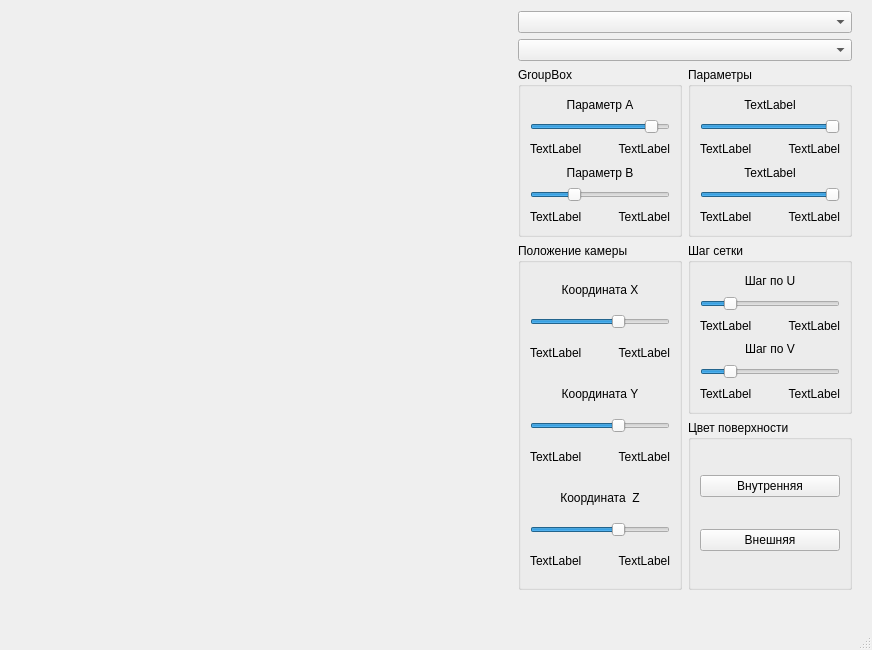
<?xml version="1.0" encoding="UTF-8"?>
<ui version="4.0">
 <class>MainWindow</class>
 <widget class="QMainWindow" name="MainWindow">
  <property name="geometry">
   <rect>
    <x>0</x>
    <y>0</y>
    <width>872</width>
    <height>650</height>
   </rect>
  </property>
  <property name="windowTitle">
   <string>MainWindow</string>
  </property>
  <widget class="QWidget" name="centralwidget">
   <widget class="QWidget" name="">
    <property name="geometry">
     <rect>
      <x>12</x>
      <y>11</y>
      <width>840</width>
      <height>579</height>
     </rect>
    </property>
    <layout class="QGridLayout" name="gridLayout_3">
     <item row="0" column="0">
      <layout class="QHBoxLayout" name="horizontalLayout">
       <item>
        <widget class="QWidget" name="widget_draw" native="true">
         <property name="sizePolicy">
          <sizepolicy hsizetype="Expanding" vsizetype="Expanding">
           <horstretch>0</horstretch>
           <verstretch>0</verstretch>
          </sizepolicy>
         </property>
         <property name="minimumSize">
          <size>
           <width>500</width>
           <height>500</height>
          </size>
         </property>
         <property name="styleSheet">
          <string notr="true">border-color: rgb(0, 0, 0);</string>
         </property>
        </widget>
       </item>
      </layout>
     </item>
     <item row="0" column="1">
      <layout class="QGridLayout" name="gridLayout_2">
       <item row="0" column="0">
        <layout class="QVBoxLayout" name="verticalLayout_6">
         <item>
          <widget class="QComboBox" name="comboBox_shape"/>
         </item>
         <item>
          <widget class="QComboBox" name="comboBox_mode"/>
         </item>
        </layout>
       </item>
       <item row="1" column="0">
        <layout class="QGridLayout" name="gridLayout">
         <item row="2" column="1">
          <widget class="QGroupBox" name="groupBox_5">
           <property name="title">
            <string>Цвет поверхности</string>
           </property>
           <layout class="QVBoxLayout" name="verticalLayout">
            <item>
             <widget class="QPushButton" name="pushButton_inner">
              <property name="text">
               <string>Внутренняя</string>
              </property>
             </widget>
            </item>
            <item>
             <widget class="QPushButton" name="pushButton_front">
              <property name="text">
               <string>Внешняя</string>
              </property>
             </widget>
            </item>
           </layout>
          </widget>
         </item>
         <item row="1" column="0" rowspan="2">
          <widget class="QGroupBox" name="groupBox">
           <property name="title">
            <string>Положение камеры</string>
           </property>
           <layout class="QVBoxLayout" name="verticalLayout_4">
            <item>
             <widget class="QLabel" name="label">
              <property name="text">
               <string>Координата X</string>
              </property>
              <property name="alignment">
               <set>Qt::AlignCenter</set>
              </property>
             </widget>
            </item>
            <item>
             <widget class="QSlider" name="slider_observer_x">
              <property name="minimum">
               <number>-200</number>
              </property>
              <property name="maximum">
               <number>200</number>
              </property>
              <property name="value">
               <number>60</number>
              </property>
              <property name="orientation">
               <enum>Qt::Horizontal</enum>
              </property>
              <property name="tickPosition">
               <enum>QSlider::NoTicks</enum>
              </property>
             </widget>
            </item>
            <item>
             <layout class="QHBoxLayout" name="horizontalLayout_6">
              <item>
               <widget class="QLabel" name="label_x_min">
                <property name="text">
                 <string>TextLabel</string>
                </property>
               </widget>
              </item>
              <item>
               <widget class="QLabel" name="label_x_max">
                <property name="text">
                 <string>TextLabel</string>
                </property>
                <property name="alignment">
                 <set>Qt::AlignRight|Qt::AlignTrailing|Qt::AlignVCenter</set>
                </property>
               </widget>
              </item>
             </layout>
            </item>
            <item>
             <widget class="QLabel" name="label_2">
              <property name="text">
               <string>Координата Y</string>
              </property>
              <property name="alignment">
               <set>Qt::AlignCenter</set>
              </property>
             </widget>
            </item>
            <item>
             <widget class="QSlider" name="slider_observer_y">
              <property name="minimum">
               <number>-200</number>
              </property>
              <property name="maximum">
               <number>200</number>
              </property>
              <property name="value">
               <number>60</number>
              </property>
              <property name="orientation">
               <enum>Qt::Horizontal</enum>
              </property>
              <property name="tickPosition">
               <enum>QSlider::NoTicks</enum>
              </property>
             </widget>
            </item>
            <item>
             <layout class="QHBoxLayout" name="horizontalLayout_7">
              <item>
               <widget class="QLabel" name="label_y_min">
                <property name="text">
                 <string>TextLabel</string>
                </property>
               </widget>
              </item>
              <item>
               <widget class="QLabel" name="label_y_max">
                <property name="text">
                 <string>TextLabel</string>
                </property>
                <property name="alignment">
                 <set>Qt::AlignRight|Qt::AlignTrailing|Qt::AlignVCenter</set>
                </property>
               </widget>
              </item>
             </layout>
            </item>
            <item>
             <widget class="QLabel" name="label_3">
              <property name="text">
               <string>Координата  Z</string>
              </property>
              <property name="alignment">
               <set>Qt::AlignCenter</set>
              </property>
             </widget>
            </item>
            <item>
             <widget class="QSlider" name="slider_observer_z">
              <property name="minimum">
               <number>-200</number>
              </property>
              <property name="maximum">
               <number>200</number>
              </property>
              <property name="value">
               <number>60</number>
              </property>
              <property name="orientation">
               <enum>Qt::Horizontal</enum>
              </property>
              <property name="tickPosition">
               <enum>QSlider::NoTicks</enum>
              </property>
             </widget>
            </item>
            <item>
             <layout class="QHBoxLayout" name="horizontalLayout_8">
              <item>
               <widget class="QLabel" name="label_z_min">
                <property name="text">
                 <string>TextLabel</string>
                </property>
               </widget>
              </item>
              <item>
               <widget class="QLabel" name="label_z_max">
                <property name="text">
                 <string>TextLabel</string>
                </property>
                <property name="alignment">
                 <set>Qt::AlignRight|Qt::AlignTrailing|Qt::AlignVCenter</set>
                </property>
               </widget>
              </item>
             </layout>
            </item>
           </layout>
          </widget>
         </item>
         <item row="0" column="0">
          <widget class="QGroupBox" name="groupBox_4">
           <property name="title">
            <string>GroupBox</string>
           </property>
           <layout class="QVBoxLayout" name="verticalLayout_5">
            <item>
             <widget class="QLabel" name="label_8">
              <property name="text">
               <string>Параметр А</string>
              </property>
              <property name="alignment">
               <set>Qt::AlignCenter</set>
              </property>
             </widget>
            </item>
            <item>
             <widget class="QSlider" name="slider_a_param">
              <property name="minimum">
               <number>1</number>
              </property>
              <property name="value">
               <number>90</number>
              </property>
              <property name="orientation">
               <enum>Qt::Horizontal</enum>
              </property>
              <property name="tickPosition">
               <enum>QSlider::NoTicks</enum>
              </property>
             </widget>
            </item>
            <item>
             <layout class="QHBoxLayout" name="horizontalLayout_2">
              <item>
               <widget class="QLabel" name="label_a_min">
                <property name="text">
                 <string>TextLabel</string>
                </property>
               </widget>
              </item>
              <item>
               <widget class="QLabel" name="label_a_max">
                <property name="text">
                 <string>TextLabel</string>
                </property>
                <property name="alignment">
                 <set>Qt::AlignRight|Qt::AlignTrailing|Qt::AlignVCenter</set>
                </property>
               </widget>
              </item>
             </layout>
            </item>
            <item>
             <widget class="QLabel" name="label_9">
              <property name="text">
               <string>Параметр B</string>
              </property>
              <property name="alignment">
               <set>Qt::AlignCenter</set>
              </property>
             </widget>
            </item>
            <item>
             <widget class="QSlider" name="slider_b_param">
              <property name="minimum">
               <number>1</number>
              </property>
              <property name="value">
               <number>30</number>
              </property>
              <property name="orientation">
               <enum>Qt::Horizontal</enum>
              </property>
              <property name="tickPosition">
               <enum>QSlider::NoTicks</enum>
              </property>
             </widget>
            </item>
            <item>
             <layout class="QHBoxLayout" name="horizontalLayout_3">
              <item>
               <widget class="QLabel" name="label_b_min">
                <property name="text">
                 <string>TextLabel</string>
                </property>
               </widget>
              </item>
              <item>
               <widget class="QLabel" name="label_12">
                <property name="text">
                 <string>TextLabel</string>
                </property>
                <property name="alignment">
                 <set>Qt::AlignRight|Qt::AlignTrailing|Qt::AlignVCenter</set>
                </property>
               </widget>
              </item>
             </layout>
            </item>
           </layout>
          </widget>
         </item>
         <item row="1" column="1">
          <widget class="QGroupBox" name="groupBox_2">
           <property name="title">
            <string>Шаг сетки</string>
           </property>
           <layout class="QVBoxLayout" name="verticalLayout_3">
            <item>
             <widget class="QLabel" name="label_4">
              <property name="text">
               <string>Шаг по U</string>
              </property>
              <property name="alignment">
               <set>Qt::AlignCenter</set>
              </property>
             </widget>
            </item>
            <item>
             <widget class="QSlider" name="slider_u_step">
              <property name="minimum">
               <number>2</number>
              </property>
              <property name="maximum">
               <number>100</number>
              </property>
              <property name="value">
               <number>20</number>
              </property>
              <property name="orientation">
               <enum>Qt::Horizontal</enum>
              </property>
              <property name="tickPosition">
               <enum>QSlider::NoTicks</enum>
              </property>
             </widget>
            </item>
            <item>
             <layout class="QHBoxLayout" name="horizontalLayout_4">
              <item>
               <widget class="QLabel" name="label_u_step_min">
                <property name="text">
                 <string>TextLabel</string>
                </property>
               </widget>
              </item>
              <item>
               <widget class="QLabel" name="label_u_step_max">
                <property name="text">
                 <string>TextLabel</string>
                </property>
                <property name="alignment">
                 <set>Qt::AlignRight|Qt::AlignTrailing|Qt::AlignVCenter</set>
                </property>
               </widget>
              </item>
             </layout>
            </item>
            <item>
             <widget class="QLabel" name="label_5">
              <property name="text">
               <string>Шаг по V</string>
              </property>
              <property name="alignment">
               <set>Qt::AlignCenter</set>
              </property>
             </widget>
            </item>
            <item>
             <widget class="QSlider" name="slider_v_step">
              <property name="minimum">
               <number>2</number>
              </property>
              <property name="maximum">
               <number>100</number>
              </property>
              <property name="value">
               <number>20</number>
              </property>
              <property name="orientation">
               <enum>Qt::Horizontal</enum>
              </property>
              <property name="tickPosition">
               <enum>QSlider::NoTicks</enum>
              </property>
             </widget>
            </item>
            <item>
             <layout class="QHBoxLayout" name="horizontalLayout_5">
              <item>
               <widget class="QLabel" name="label_v_step_min">
                <property name="text">
                 <string>TextLabel</string>
                </property>
               </widget>
              </item>
              <item>
               <widget class="QLabel" name="label_13">
                <property name="text">
                 <string>TextLabel</string>
                </property>
                <property name="alignment">
                 <set>Qt::AlignRight|Qt::AlignTrailing|Qt::AlignVCenter</set>
                </property>
               </widget>
              </item>
             </layout>
            </item>
           </layout>
          </widget>
         </item>
         <item row="0" column="1">
          <widget class="QGroupBox" name="groupBox_3">
           <property name="title">
            <string>Параметры</string>
           </property>
           <layout class="QVBoxLayout" name="verticalLayout_2">
            <item>
             <widget class="QLabel" name="label_6">
              <property name="text">
               <string>TextLabel</string>
              </property>
              <property name="alignment">
               <set>Qt::AlignCenter</set>
              </property>
             </widget>
            </item>
            <item>
             <widget class="QSlider" name="slider_u">
              <property name="minimum">
               <number>0</number>
              </property>
              <property name="maximum">
               <number>360</number>
              </property>
              <property name="value">
               <number>360</number>
              </property>
              <property name="orientation">
               <enum>Qt::Horizontal</enum>
              </property>
              <property name="tickPosition">
               <enum>QSlider::NoTicks</enum>
              </property>
              <property name="tickInterval">
               <number>30</number>
              </property>
             </widget>
            </item>
            <item>
             <layout class="QHBoxLayout" name="horizontalLayout_9">
              <item>
               <widget class="QLabel" name="label_u_min">
                <property name="text">
                 <string>TextLabel</string>
                </property>
               </widget>
              </item>
              <item>
               <widget class="QLabel" name="label_u_max">
                <property name="text">
                 <string>TextLabel</string>
                </property>
                <property name="alignment">
                 <set>Qt::AlignRight|Qt::AlignTrailing|Qt::AlignVCenter</set>
                </property>
               </widget>
              </item>
             </layout>
            </item>
            <item>
             <widget class="QLabel" name="label_7">
              <property name="text">
               <string>TextLabel</string>
              </property>
              <property name="alignment">
               <set>Qt::AlignCenter</set>
              </property>
             </widget>
            </item>
            <item>
             <widget class="QSlider" name="slider_v">
              <property name="minimum">
               <number>0</number>
              </property>
              <property name="maximum">
               <number>360</number>
              </property>
              <property name="value">
               <number>360</number>
              </property>
              <property name="orientation">
               <enum>Qt::Horizontal</enum>
              </property>
              <property name="tickPosition">
               <enum>QSlider::NoTicks</enum>
              </property>
              <property name="tickInterval">
               <number>30</number>
              </property>
             </widget>
            </item>
            <item>
             <layout class="QHBoxLayout" name="horizontalLayout_10">
              <item>
               <widget class="QLabel" name="label_v_min">
                <property name="text">
                 <string>TextLabel</string>
                </property>
               </widget>
              </item>
              <item>
               <widget class="QLabel" name="label_10">
                <property name="text">
                 <string>TextLabel</string>
                </property>
                <property name="alignment">
                 <set>Qt::AlignRight|Qt::AlignTrailing|Qt::AlignVCenter</set>
                </property>
               </widget>
              </item>
             </layout>
            </item>
           </layout>
          </widget>
         </item>
        </layout>
       </item>
      </layout>
     </item>
    </layout>
   </widget>
  </widget>
  <widget class="QMenuBar" name="menubar">
   <property name="geometry">
    <rect>
     <x>0</x>
     <y>0</y>
     <width>872</width>
     <height>25</height>
    </rect>
   </property>
  </widget>
  <widget class="QStatusBar" name="statusbar"/>
 </widget>
 <resources/>
 <connections/>
</ui>
